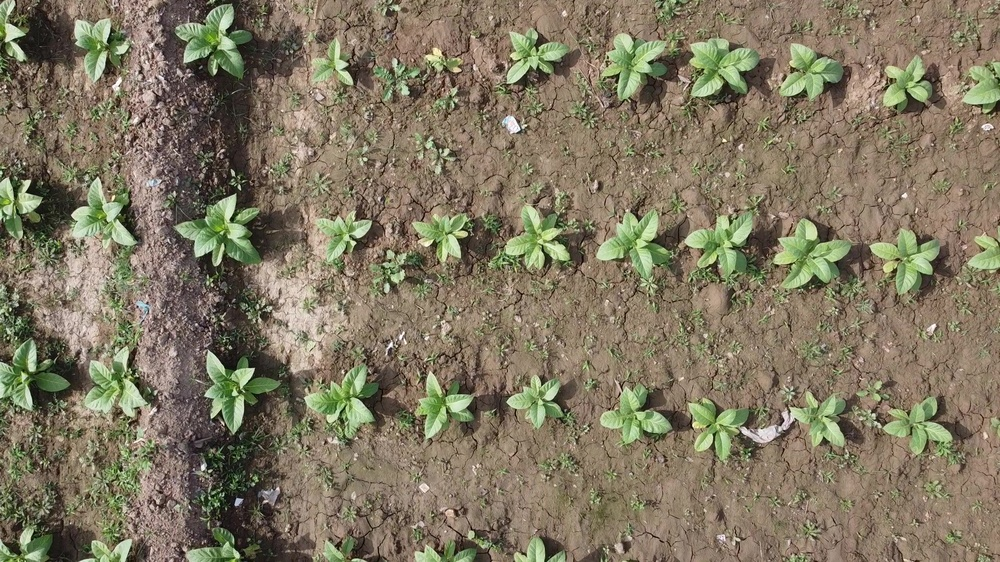
#> input picture Project/maskScript/Test.jpg, 1000 x 562 px, shrunk from 1920 x 1080 before the run
$ python test.py
#> lines starting #> are read from the running program, lines starting #| are printed output that depends on the picture; after the words box and inside, x2 and y2 are one past the last pixel; in counts of white or black regions, pixels touching at a corner belong together
import cv2
import numpy as np

image = cv2.imread("Test.jpg")  # замените на путь к вашей фотографии
#> image is the input picture: shape (562, 1000, 3); mean B, G, R 96.9, 119.5, 128.3
image_rgb = cv2.cvtColor(image, cv2.COLOR_BGR2RGB)

hsv = cv2.cvtColor(image, cv2.COLOR_BGR2HSV)
#> hsv: shape (562, 1000, 3); mean H, S, V 22.7, 72.6, 131.8

# Диапазон для зелёного
lower_green = np.array([35, 40, 40])
upper_green = np.array([85, 255, 255])

# Бинарная маска зелёного цвета
green_mask = cv2.inRange(hsv, lower_green, upper_green)
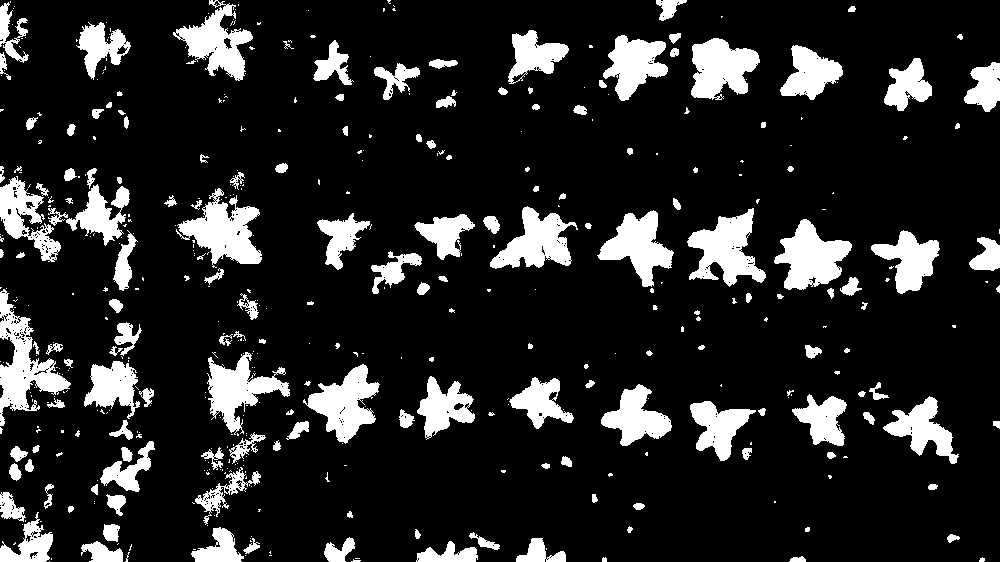
#> green_mask: shape (562, 1000); 15% white; 469 white regions (297 under 20 px), largest, box (x1, y1, x2, y2) and area: (0, 289, 71, 426) 3395, (176, 188, 262, 268) 3258, (687, 208, 766, 287) 3156

# Визуализация
cv2.imshow("Зелёная маска без табака", green_mask)
cv2.waitKey(0)
